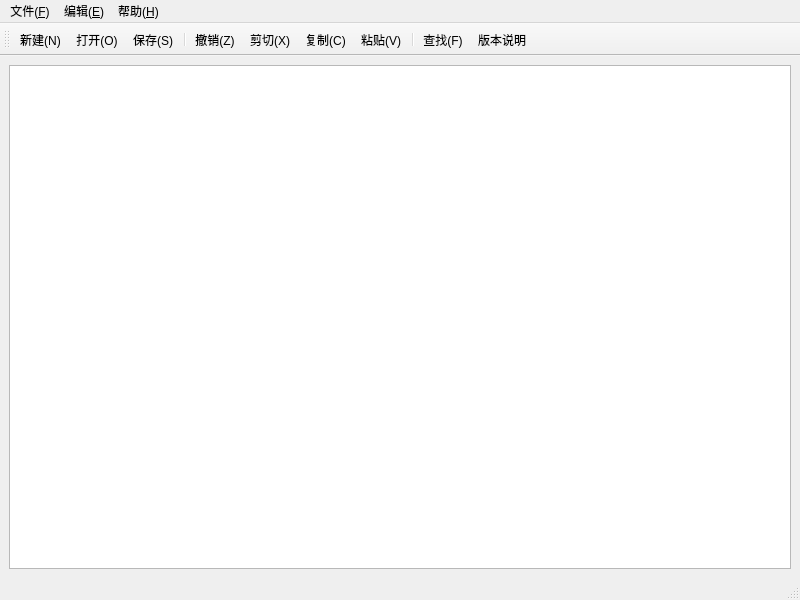
<?xml version="1.0" encoding="UTF-8"?>
<ui version="4.0">
 <class>MainWindow</class>
 <widget class="QMainWindow" name="MainWindow">
  <property name="geometry">
   <rect>
    <x>0</x>
    <y>0</y>
    <width>800</width>
    <height>600</height>
   </rect>
  </property>
  <property name="windowTitle">
   <string>MainWindow</string>
  </property>
  <widget class="QWidget" name="centralwidget">
   <layout class="QGridLayout" name="gridLayout">
    <item row="0" column="0">
     <widget class="QTextEdit" name="textEdit"/>
    </item>
   </layout>
  </widget>
  <widget class="QMenuBar" name="menubar">
   <property name="geometry">
    <rect>
     <x>0</x>
     <y>0</y>
     <width>800</width>
     <height>23</height>
    </rect>
   </property>
   <widget class="QMenu" name="menu_F">
    <property name="title">
     <string>文件(&amp;F)</string>
    </property>
    <addaction name="action_New"/>
    <addaction name="action_Open"/>
    <addaction name="action_Close"/>
    <addaction name="separator"/>
    <addaction name="action_Save"/>
    <addaction name="action_SaveAs"/>
    <addaction name="separator"/>
    <addaction name="action_Exit"/>
   </widget>
   <widget class="QMenu" name="menu">
    <property name="title">
     <string>编辑(&amp;E)</string>
    </property>
    <addaction name="action_Undo"/>
    <addaction name="separator"/>
    <addaction name="action_Cut"/>
    <addaction name="action_Copy"/>
    <addaction name="action_Paste"/>
    <addaction name="separator"/>
    <addaction name="action_Find"/>
   </widget>
   <widget class="QMenu" name="menu_H">
    <property name="title">
     <string>帮助(&amp;H)</string>
    </property>
    <addaction name="action_Help"/>
   </widget>
   <addaction name="menu_F"/>
   <addaction name="menu"/>
   <addaction name="menu_H"/>
  </widget>
  <widget class="QStatusBar" name="statusbar"/>
  <widget class="QToolBar" name="toolBar">
   <property name="windowTitle">
    <string>toolBar</string>
   </property>
   <attribute name="toolBarArea">
    <enum>TopToolBarArea</enum>
   </attribute>
   <attribute name="toolBarBreak">
    <bool>false</bool>
   </attribute>
   <addaction name="action_New"/>
   <addaction name="action_Open"/>
   <addaction name="action_Save"/>
   <addaction name="separator"/>
   <addaction name="action_Undo"/>
   <addaction name="action_Cut"/>
   <addaction name="action_Copy"/>
   <addaction name="action_Paste"/>
   <addaction name="separator"/>
   <addaction name="action_Find"/>
   <addaction name="action_Help"/>
  </widget>
  <action name="action_New">
   <property name="icon">
    <iconset resource="myResources.qrc">
     <normaloff>:/myImages/images/filenew.png</normaloff>:/myImages/images/filenew.png</iconset>
   </property>
   <property name="text">
    <string>新建(&amp;N)</string>
   </property>
   <property name="statusTip">
    <string>新建文件</string>
   </property>
   <property name="shortcut">
    <string>Ctrl+N</string>
   </property>
  </action>
  <action name="action_Save">
   <property name="icon">
    <iconset resource="myResources.qrc">
     <normaloff>:/myImages/images/filesave.png</normaloff>:/myImages/images/filesave.png</iconset>
   </property>
   <property name="text">
    <string>保存(&amp;S)</string>
   </property>
   <property name="statusTip">
    <string>保存文件</string>
   </property>
   <property name="shortcut">
    <string>Ctrl+S</string>
   </property>
  </action>
  <action name="action_SaveAs">
   <property name="icon">
    <iconset resource="myResources.qrc">
     <normaloff>:/myImages/images/filesaveas.png</normaloff>:/myImages/images/filesaveas.png</iconset>
   </property>
   <property name="text">
    <string>另存为(&amp;A)</string>
   </property>
   <property name="shortcut">
    <string>Ctrl+A</string>
   </property>
  </action>
  <action name="action_Exit">
   <property name="icon">
    <iconset resource="myResources.qrc">
     <normaloff>:/myImages/images/exit.png</normaloff>:/myImages/images/exit.png</iconset>
   </property>
   <property name="text">
    <string>退出(&amp;X)</string>
   </property>
   <property name="shortcut">
    <string>Ctrl+Q</string>
   </property>
  </action>
  <action name="action_Open">
   <property name="icon">
    <iconset resource="myResources.qrc">
     <normaloff>:/myImages/images/fileopen.png</normaloff>:/myImages/images/fileopen.png</iconset>
   </property>
   <property name="text">
    <string>打开(&amp;O)</string>
   </property>
   <property name="statusTip">
    <string>打开文件</string>
   </property>
   <property name="shortcut">
    <string>Ctrl+O</string>
   </property>
  </action>
  <action name="action_Close">
   <property name="icon">
    <iconset resource="myResources.qrc">
     <normaloff>:/myImages/images/gtk-close.png</normaloff>:/myImages/images/gtk-close.png</iconset>
   </property>
   <property name="text">
    <string>关闭(&amp;C)</string>
   </property>
   <property name="shortcut">
    <string>Ctrl+W</string>
   </property>
  </action>
  <action name="action_Undo">
   <property name="icon">
    <iconset resource="myResources.qrc">
     <normaloff>:/myImages/images/undo.png</normaloff>:/myImages/images/undo.png</iconset>
   </property>
   <property name="text">
    <string>撤销(&amp;Z)</string>
   </property>
   <property name="statusTip">
    <string>撤销</string>
   </property>
   <property name="shortcut">
    <string>Ctrl+Z</string>
   </property>
  </action>
  <action name="action_Cut">
   <property name="icon">
    <iconset resource="myResources.qrc">
     <normaloff>:/myImages/images/edit-cut.png</normaloff>:/myImages/images/edit-cut.png</iconset>
   </property>
   <property name="text">
    <string>剪切(&amp;X)</string>
   </property>
   <property name="statusTip">
    <string>剪切</string>
   </property>
   <property name="shortcut">
    <string>Ctrl+X</string>
   </property>
  </action>
  <action name="action_Copy">
   <property name="icon">
    <iconset resource="myResources.qrc">
     <normaloff>:/myImages/images/edit-copy.png</normaloff>:/myImages/images/edit-copy.png</iconset>
   </property>
   <property name="text">
    <string>复制(&amp;C)</string>
   </property>
   <property name="statusTip">
    <string>复制</string>
   </property>
   <property name="shortcut">
    <string>Ctrl+C</string>
   </property>
  </action>
  <action name="action_Paste">
   <property name="icon">
    <iconset resource="myResources.qrc">
     <normaloff>:/myImages/images/edit-paste.png</normaloff>:/myImages/images/edit-paste.png</iconset>
   </property>
   <property name="text">
    <string>粘贴(&amp;V)</string>
   </property>
   <property name="statusTip">
    <string>粘贴</string>
   </property>
   <property name="shortcut">
    <string>Ctrl+V</string>
   </property>
  </action>
  <action name="action_Find">
   <property name="icon">
    <iconset resource="myResources.qrc">
     <normaloff>:/myImages/images/edit-find.png</normaloff>:/myImages/images/edit-find.png</iconset>
   </property>
   <property name="text">
    <string>查找(&amp;F)</string>
   </property>
   <property name="statusTip">
    <string>查找</string>
   </property>
   <property name="shortcut">
    <string>Ctrl+F</string>
   </property>
  </action>
  <action name="action_Help">
   <property name="icon">
    <iconset resource="myResources.qrc">
     <normaloff>:/myImages/images/gtk-help.png</normaloff>:/myImages/images/gtk-help.png</iconset>
   </property>
   <property name="text">
    <string>版本说明</string>
   </property>
   <property name="statusTip">
    <string>版本说明</string>
   </property>
   <property name="shortcut">
    <string>Ctrl+H</string>
   </property>
  </action>
 </widget>
 <resources>
  <include location="myResources.qrc"/>
 </resources>
 <connections/>
</ui>
